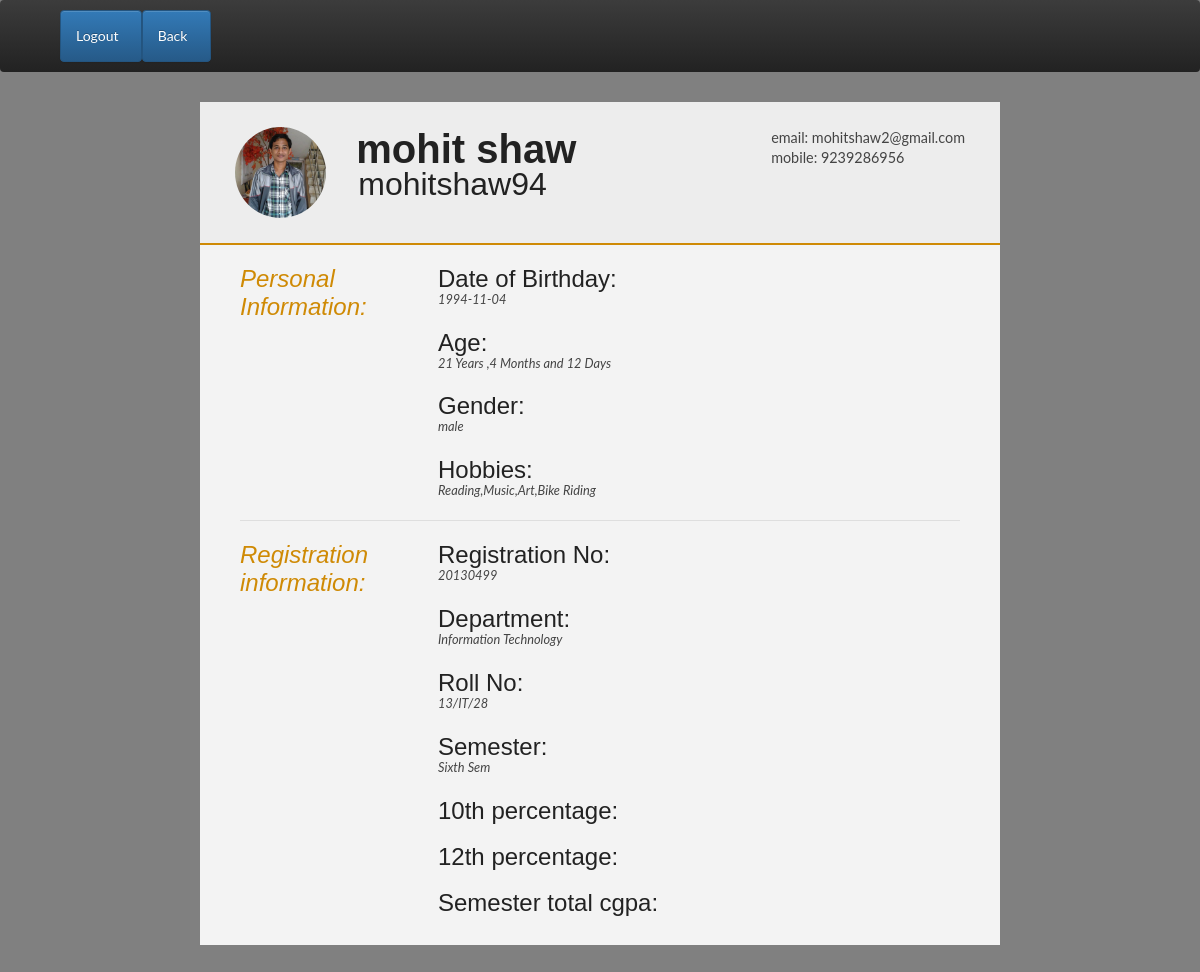
The page /viewdetails1.php?id=5 (signed in) on the database its author committed.
### tables this page shows
CREATE TABLE IF NOT EXISTS `student` (
  `id` int(11) NOT NULL,
  `fname` text NOT NULL,
  `mname` text,
  `lname` text NOT NULL,
  `contact` text NOT NULL,
  `birthday` date NOT NULL,
  `age` text NOT NULL,
  `gender` varchar(7) NOT NULL,
  `image` varchar(100) NOT NULL,
  `hobbies` varchar(255) NOT NULL,
  `reg_no` varchar(50) NOT NULL,
  `dept` text NOT NULL,
  `roll_no` text NOT NULL,
  `sem` text NOT NULL,
  `percent1` varchar(6) NOT NULL,
  `percent2` varchar(6) NOT NULL,
  `cgpa` varchar(6) NOT NULL,
  `email` text NOT NULL,
  `username` text NOT NULL,
  `password` text NOT NULL,
  `valid` int(11) NOT NULL
);

### viewdetails1.php (the view, shortened to what this page needs)
<html>
	<head><title>User Details</title>
<link href="css/bootstrap.min.css" rel="stylesheet">
<link href="css/bootstrap-theme.css" rel="stylesheet"><script src="js/jquery-2.1.4.min.js"></script>
<link rel="stylesheet" type="text/css" href="style.css">
</head>
<?php
$id = $_GET['id'];
$query = "select * from student where id='$id'";
		$run = mysql_query($query);
		while($row=mysql_fetch_array($run))
		{
		  $fname=$row['fname'];
          $lname=$row['lname'];
          $contact=$row['contact'];
          $birthday=$row['birthday'];
          $age=$row['age'];
          $gender=$row['gender'];
          $hobbies=$row['hobbies'];
          $reg_no=$row['reg_no'];
          $dept=$row['dept'];
          $roll_no=$row['roll_no'];
          $sem=$row['sem'];
          $email=$row['email'];
          $username=$row['username'];
          $image=$row['image'];
?>
<body background="photo/04.jpg">
<nav class="nav navbar-inverse" >
  <div class="container ">
     <div class="navbar-header">
                <a class="visible-lg navbar-brand" href="#"></a>
            </div>
         <div class="collapse navbar-collapse" id="nav1" >
         <div class="nav navbar-nav ">
             <li class="h4"><a href="signout.php" class="btn btn-primary"><font color="white">Logout</font>&nbsp;&nbsp;</a></li>
              <li class="h4"><a href="adminpanel2.php" class="btn btn-primary"><font color="white">Back</font>&nbsp;&nbsp;</a></li>
    </div>
  </div>
  </div>
 </nav>
<div id="cv" class="instaFade">
  <div class="mainDetails">
    <div id="headshot" class="quickFade">
      <img src="uploads/<?php echo  $image;?>" height="100">
    </div>
    <div id="name">
      <h1 class="quickFade delayTwo"><?php echo  $fname;?> <?php echo  $lname;?></h1>
      <h2 class="quickFade delayThree"><?php echo  $username;?></h2>
    </div>
    <div id="contactDetails" class="quickFade delayFour">
      <ul>
        <li>email: <?php echo $email;?></li>
        <li>mobile: <?php echo  $contact;?></li>
      </ul>
    </div>
  </div>
  <div id="mainArea" class="quickFade delayFive">
    <section>
      <div class="sectionTitle">
        <h1>Personal Information:</h1>
      </div>
      <div class="sectionContent">
        <article>
          <h2>Date of Birthday: </h2>
          <p class="subDetails"><?php echo  $birthday;?></p>
        </article>
        <article>
          <h2>Age: </h2>
          <p class="subDetails"><?php echo  $age;?></p>
        </article>
        <article>
          <h2>Gender: </h2>
          <p class="subDetails"><?php echo  $gender;?></p>
        </article>
        <article>
          <h2>Hobbies: </h2>
          <p class="subDetails"><?php echo  $hobbies;?></p>
        </article>
        </div>
    </section>
    <section>
      <div class="sectionTitle">
        <h1>Registration information:</h1>
      </div>
      <div class="sectionContent">
        <article>
          <h2>Registration No: </h2>
          <p class="subDetails"><?php echo  $reg_no;?></p>
        </article>
        <article>
          <h2>Department: </h2>
          <p class="subDetails"><?php echo  $dept;?></p>
        </article>
        <article>
          <h2>Roll No: </h2>
          <p class="subDetails"><?php echo  $roll_no;?></p>
        </article>
        <article>
          <h2>Semester: </h2>
          <p class="subDetails"><?php echo  $sem;?></p>
        </article>
	<article>
          <h2>10th percentage: </h2>
        </article>
	<article>
          <h2>12th percentage: </h2>
        </article>
	<article>
          <h2>Semester total cgpa: </h2>
        </article>
      </div>
    </section>
  </div>
</div>
<?php
}
?>
</body>
</html>

### style.css (style rules this page uses)
html,body,div,span,object,iframe,h1,h2,h3,h4,h5,h6,p,blockquote,pre,abbr,address,cite,code,del,dfn,em,img,ins,kbd,q,samp,small,strong,sub,sup,var,b,i,dl,dt,dd,ol,ul,li,fieldset,form,label,legend,table,caption,tbody,tfoot,thead,tr,th,td,article,aside,canvas,details,figcaption,figure,footer,header,hgroup,menu,nav,section,summary,time,mark,audio,video { border:0; font:inherit; font-size:100%; margin:0; padding:0; vertical-align:baseline; }
article,aside,details,figcaption,figure,footer,header,hgroup,menu,nav,section { display:block; }
html, body { background: gray; font-family: 'Lato', helvetica, arial, sans-serif; font-size: 16px; color: #222; }
p { font-size: 1em; line-height: 1.4em; margin-bottom: 20px; color: #444; }
#cv { width: 90%; max-width: 800px; background: #f3f3f3; margin: 30px auto; }
.mainDetails { padding: 25px 35px; border-bottom: 2px solid #cf8a05; background: #ededed; }
#name h1 { font-size: 2.5em; font-weight: 700; font-family: 'Rokkitt', Helvetica, Arial, sans-serif; margin-bottom: -6px; }
#name h2 { font-size: 2em; margin-left: 2px; font-family: 'Rokkitt', Helvetica, Arial, sans-serif; }
#mainArea { padding: 0 40px; }
#headshot { width: 12.5%; float: left; margin-right: 30px; }
#headshot img { width: 100%; height: auto; -webkit-border-radius: 50px; border-radius: 50px; }
#name { float: left; }
#contactDetails { float: right; }
#contactDetails ul { list-style-type: none; font-size: 0.9em; margin-top: 2px; }
#contactDetails ul li { margin-bottom: 3px; color: #444; }
section { border-top: 1px solid #dedede; padding: 20px 0 0; }
section:first-child { border-top: 0; }
section:last-child { padding: 20px 0 10px; }
.sectionTitle { float: left; width: 25%; }
.sectionContent { float: right; width: 72.5%; }
.sectionTitle h1 { font-family: 'Rokkitt', Helvetica, Arial, sans-serif; font-style: italic; font-size: 1.5em; color: #cf8a05; }
.sectionContent h2 { font-family: 'Rokkitt', Helvetica, Arial, sans-serif; font-size: 1.5em; margin-bottom: -2px; }
.subDetails { font-size: 0.8em; font-style: italic; margin-bottom: 3px; }
.instaFade { -webkit-animation-name: reset, fade-in; -webkit-animation-duration: 1.5s; -webkit-animation-timing-function: ease-in; -moz-animation-name: reset, fade-in; -moz-animation-duration: 1.5s; -moz-animation-timing-function: ease-in; animation-name: reset, fade-in; animation-duration: 1.5s; animation-timing-function: ease-in; }
.quickFade { -webkit-animation-name: reset, fade-in; -webkit-animation-duration: 2.5s; -webkit-animation-timing-function: ease-in; -moz-animation-name: reset, fade-in; -moz-animation-duration: 2.5s; -moz-animation-timing-function: ease-in; animation-name: reset, fade-in; animation-duration: 2.5s; animation-timing-function: ease-in; }
.delayTwo { -webkit-animation-delay: 0, 1s; -moz-animation-delay: 0, 1s; animation-delay: 0, 1s; }
.delayThree { -webkit-animation-delay: 0, 1.5s; -moz-animation-delay: 0, 1.5s; animation-delay: 0, 1.5s; }
.delayFour { -webkit-animation-delay: 0, 2s; -moz-animation-delay: 0, 2s; animation-delay: 0, 2s; }
.delayFive { -webkit-animation-delay: 0, 2.5s; -moz-animation-delay: 0, 2.5s; animation-delay: 0, 2.5s; }

### rows shown on the page
student: image (picture), fname "mohit", lname "shaw", username "mohitshaw94", email "mohitshaw2@gmail.com", contact "9239286956", birthday "1994-11-04", age "21 Years ,4 Months and 12 Days", gender "male", hobbies "Reading,Music,Art,Bike Riding", reg_no "20130499", dept "Information Technology", roll_no "13/IT/28", sem "Sixth Sem"
